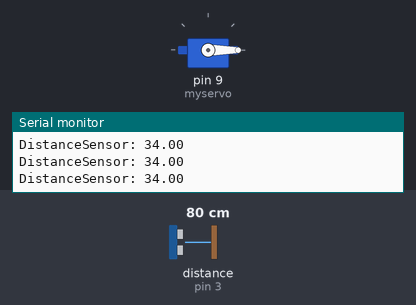
The sketch below on a simulated Arduino Uno, built with avr-gcc and run on an emulated ATmega328P. Shown: servo, the last lines printed to the serial monitor. Wiring (inferred from the names in the program): ultrasonic range finder: trigger pin 2; echo pin 3. Inputs (shaded band) come from the test bench; at power-on: distance to the obstacle (sensor on pin 3) 80 cm. The echo pulse lasts 58.3 µs per cm.

Above: at 1.2 s.
1.3 s: distance to the obstacle (sensor on pin 3) set to 4 cm
At 3.0 s:
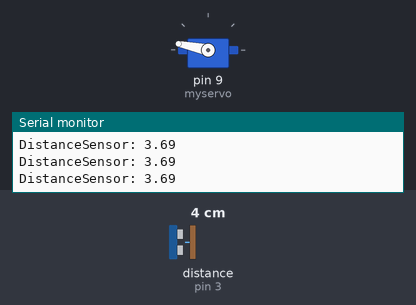
4.3 s: distance to the obstacle (sensor on pin 3) set to 9 cm
At 4.48 s:
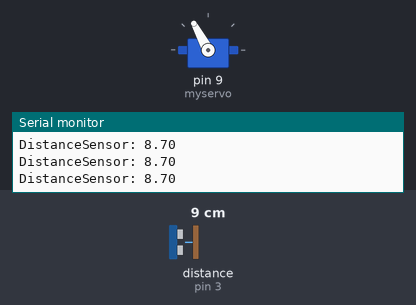
7.3 s: distance to the obstacle (sensor on pin 3) set to 18 cm
At 8.04 s:
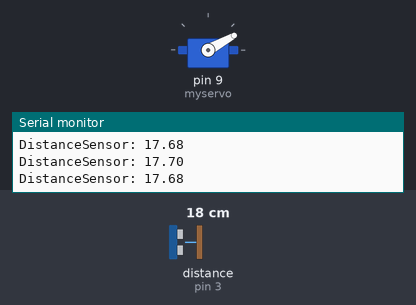
10.3 s: distance to the obstacle (sensor on pin 3) set to 7 cm
13.3 s: distance to the obstacle (sensor on pin 3) set to 13 cm
Timing chart, 0 to 22.1 s (numbered marks = the images above; inputs shaded):
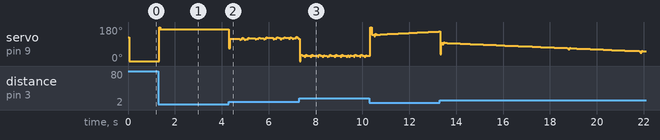

The sketch:

BallAndBeam.ino
```cpp
#include <Wire.h>
#include <Servo.h>

///////////////////////Inputs/outputs///////////////////////
const int trigPinSensor = 2;
const int echoPinSensor = 3;

Servo myservo;  // create servo object to control a servo, later attatched to D9
///////////////////////////////////////////////////////


////////////////////////Variables///////////////////////
int Read = 0;
float distance = 0.0;
float elapsedTime, time, timePrev;        //Variables for time control
float distance_previous_error, distance_error;
int period = 50;  //Refresh rate period of the loop is 50ms
///////////////////////////////////////////////////////


///////////////////PID constants///////////////////////
float kp=20; //-------------------------------------------------------------------Mine was 8
float ki=0.2; //------------------------------------------------------------------Mine was 0.2
float kd=1000; //------------------------------------------------------------------Mine was 3100
float distance_setpoint = 10;           //Should be the distance from sensor to the middle of the bar in cm
float PID_p, PID_i, PID_d, PID_total;
///////////////////////////////////////////////////////


void setup() {
  //analogReference(EXTERNAL);
  Serial.begin(9600);
  myservo.attach(9);  // attaches the servo on pin 9 to the servo object
  myservo.write(125); //Put the servo at angle 125, in balance

  pinMode(trigPinSensor, OUTPUT);
  pinMode(echoPinSensor, INPUT);

  time = millis();
}
///////////////////////////////////////////////////////


void loop() {
  if (millis() > time+period)
  {
    time = millis();
    distance = get_dist();
    distance_error = distance_setpoint - distance;
    PID_p = kp * distance_error;
    float dist_diference = distance_error - distance_previous_error;
    PID_d = kd*((distance_error - distance_previous_error)/period);

    if(-5 < distance_error && distance_error < 5)
    {
      PID_i = PID_i + (ki * distance_error);
    }
    else
    {
      PID_i = 0;
    }

    PID_total = PID_p + PID_i + PID_d;
    PID_total = map(PID_total, -150, 150, 0, 150);

    //if(PID_total < 20){PID_total = 20;}
    //if(PID_total > 150) {PID_total = 150; }
    PID_total = PID_total+30;

    myservo.write(PID_total);
    distance_previous_error = distance_error;
  }
}


float get_dist()
{
  float durationSensor, distanceSensor;

  digitalWrite(trigPinSensor, LOW);
  delayMicroseconds(2);
  digitalWrite(trigPinSensor, HIGH);
  delayMicroseconds(10);
  digitalWrite(trigPinSensor, LOW);

  durationSensor = pulseIn(echoPinSensor, HIGH);
  distanceSensor = (durationSensor*.0343)/2;
  Serial.print("DistanceSensor: ");
  if(distanceSensor >34){ distanceSensor = 34;}

  Serial.println(distanceSensor);
  return(distanceSensor);
}
```
